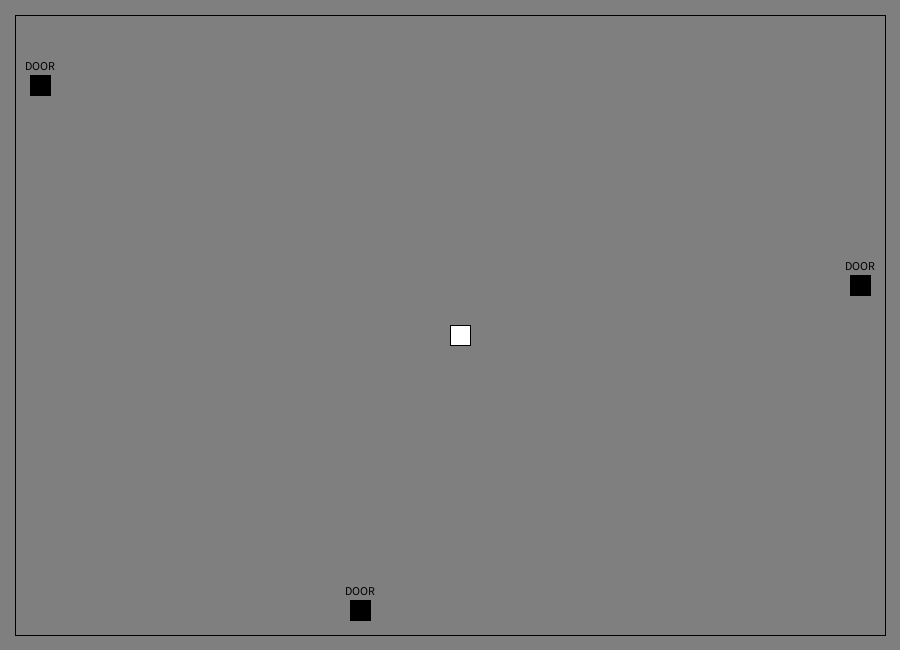
Frame 1 (no input)
Frame 60 (the mouse pressed at the canvas centre just before this capture): identical to frame 1, image omitted
Frame 120 (the mouse held since frame 60 and released just before this capture): identical to frame 1, image omitted

The Processing sketch that drew this single still picture (run headless with seeded random() and noise(); from frame 60 on, the mouse is pressed at the canvas centre):

// Processing sketch: mouseGameNoMicrocontroller
// ── mouseGameNoMicrocontroller.pde
/*
Rukayat Akinola
Processing Assignment #2 second copy

Concept:
The player is a white small square that moves around the canvas use 2 potentiometers,
potOne controls the xAxis & potTwo controls the  yAxis.
The additional two button would serve has the controls to the three doors in the scene
The doors function like portals would in adventure games. When the player is directly on top of a door
When the hit the button they will be teleported to another door in the scene. 
*/
int width = 900;
int height = 650;

//playerMovement
int xAxis = 450;
int yAxis = 325;
int currentX = 0;
int currentY = 0;


int[] doorX = new int[3];
int[] doorY = new int[3];

int randX;
int randY;

boolean canMoveDoors = false;

void setup() {
  size(900,650);
  background(127);
  
}

void draw() {
  
  background(127);
  drawDoors();
  drawPlayer();
  /*
  if(canMoveDoors){
    moveDoors();
  }*/
}

void drawDoors(){
  background(127);
    //draw Door One
  fill(0);
  text("DOOR", 25, 70);
  rect(30, 75, 20, 20);
  
  //draw Door Two
  text("DOOR", 845, 270);
  rect(850, 275, 20, 20);
  
  //draw Door Three
  text("DOOR", 345, 595);
  rect(350, 600, 20, 20);
  
  noFill();
  rect(15, 15, 870, 620);
  
}

void drawPlayer(){
  //draw player in the center
  fill(255);
  rect(xAxis, yAxis, 20, 20);
  println(xAxis, yAxis);
  
  //playerMovement
  //xMove
  if((xAxis >= 20) && (xAxis <= 860)){
    if((keyPressed == true) && (keyCode == LEFT))
      xAxis -= 1;
    else if((keyPressed == true) && (keyCode == RIGHT))
      xAxis += 1;
  }
  else{
    if(xAxis <= 20){
      xAxis = 20 + 1;
    }
    if(xAxis >=  (width - 40)){
        xAxis = (width - 41);
    }
  }
    
  //yMove
  if((yAxis >= 20) && (yAxis <= 610)){
     if((keyPressed == true) && (keyCode == UP))
      yAxis -= 1; 
    else if((keyPressed == true) && (keyCode == DOWN))
      yAxis += 1;
  }
  else
    if(yAxis <= 20){
       yAxis = 20 + 1;
    }
    if(yAxis >=  height - 40){
        yAxis = (height - 41);
    }
}

void moveDoors(){
  if(canMoveDoors){
      for(int i = 0; i < 3; i++){
        //typecast float to int
        randX = int(random(25, 855));
        doorX[i] = randX;
        randY = int(random(25, 615));
        doorY[i] = randY;
        //println(i);
        //println(randX, randY);
      }
  }
 
  println(doorX);
  println(doorY);
/*
  //redraw doors
  //draw Door One
  fill(0);
  text("DOOR", doorX[0]-5, doorY[0]-5);
  rect(doorX[0], doorY[0], 20, 20);
  
  //draw Door Two
  text("DOOR", doorX[1]-5, doorY[1]-5);
  rect(doorX[1], doorY[1], 20, 20);
 
  //draw Door Three
  text("DOOR", doorX[2]-5, doorY[2]);
  rect(doorX[2], doorY[2], 20, 20);
  
  noFill();
  rect(15, 15, 870, 620);
*/
}
void keyReleased(){
  //ASCII code for spaceBar = 32
  if(key == 32){
    //println("space");
    canMoveDoors = true;
    moveDoors();
  }
  else{
    canMoveDoors = false;
  }
}


  
